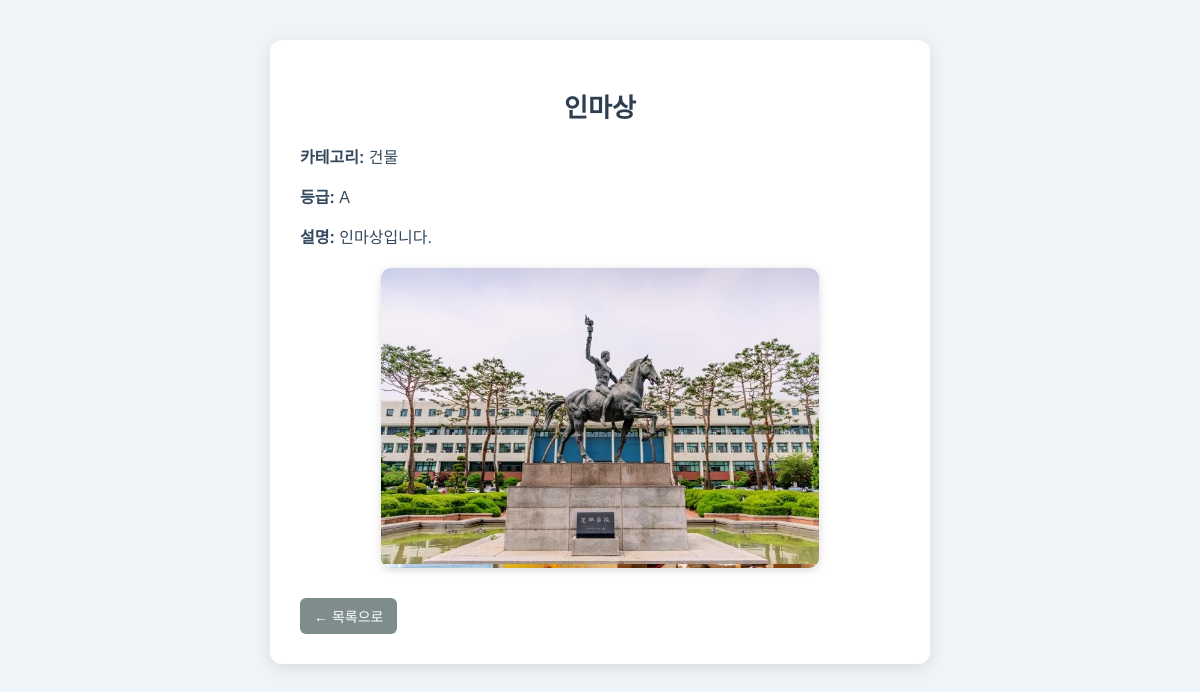
The page /cards/17/ on the database its author committed.
### cards/models.py (models this page shows, shortened)
class Card(models.Model):
    name = models.CharField(max_length=100)
    category = models.ForeignKey(Category, on_delete=models.SET_NULL, null=True, blank=True)
    description = models.TextField()
    image_url = models.ImageField(upload_to='card_images/')
    grade = models.ForeignKey(Grade, on_delete=models.SET_NULL, null=True, blank=True)

class Category(models.Model):
    name = models.CharField(max_length=50)
    Year = models.CharField(max_length=4)

class Grade(models.Model):
    name = models.CharField(max_length=50)

### cards/views.py (the view)
# urls.py: path('<int:pk>/', views.card_detail, name='card_detail'),            # 상세 보기
def card_detail(request, pk):
    card = get_object_or_404(Card, pk=pk)
    return render(request, 'cards/card_detail.html', {'card': card})

### cards/templates/cards/card_detail.html (shortened to what this page needs)
<!DOCTYPE html>
<html lang="ko">
<head>
</head>
<body>
  <div class="card-detail">
    <h1>{{ card.name }}</h1>
    <p><strong>카테고리:</strong> {{ card.category.name }}</p>
    <p><strong>등급:</strong> {{ card.grade.name }}</p>
    <p><strong>설명:</strong> {{ card.description }}</p>
    {% if card.image_url %}
      <img src="{{ card.image_url.url }}" alt="{{ card.name }}">
    {% endif %}
    <div>
      <a href="{% url 'card_list' %}" class="back-btn">← 목록으로</a>
    </div>
  </div>
</body>
</html>

### cards/templates/cards/card_detail.html (style rules this page uses)
body { font-family: 'Noto Sans KR', sans-serif; background-color: #eef4f8; margin: 0; padding: 0; }
.card-detail { background-color: #ffffff; max-width: 600px; margin: 40px auto; padding: 30px; border-radius: 12px; box-shadow: 0 4px 16px rgba(0, 0, 0, 0.1); }
.card-detail h1 { font-size: 26px; margin-bottom: 20px; color: #2c3e50; text-align: center; }
.card-detail p { font-size: 16px; color: #34495e; margin-bottom: 10px; }
.card-detail img { display: block; margin: 20px auto; max-width: 100%; max-height: 300px; border-radius: 10px; box-shadow: 0 2px 8px rgba(0, 0, 0, 0.15); }
.edit-btn, .back-btn { display: inline-block; padding: 8px 14px; margin-top: 10px; margin-right: 10px; font-size: 14px; text-decoration: none; border-radius: 6px; transition: background-color 0.2s; }
.back-btn { background-color: #7f8c8d; color: white; }

### rows shown on the page
Card: name "인마상", category.name "건물", grade.name "A", description "인마상입니다.", image_url (picture)
